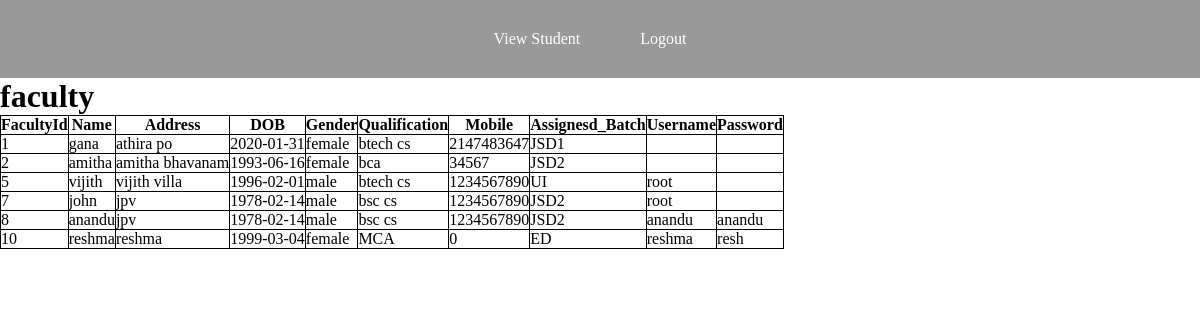
/viewfac.php, run on the app's committed database.
### tables this page shows
CREATE TABLE `faculty` (
  `factid` int(11) NOT NULL,
  `name` varchar(20) NOT NULL,
  `address` varchar(20) NOT NULL,
  `dob` date NOT NULL,
  `gender` varchar(20) NOT NULL,
  `qualification` varchar(10) NOT NULL,
  `mobile` int(11) NOT NULL,
  `assigned_batch` varchar(10) NOT NULL,
  `username` varchar(20) NOT NULL,
  `password` varchar(20) NOT NULL
);

### viewfac.php (the view, shortened to what this page needs)
<!DOCTYPE html>
<html>
<head>
<link rel="stylesheet" href="css/style4.css">
</head>
<body class="b">
<div class="menubar">
<ul>
<li><a href="view.php">View Student</a></li>
<li><a href="logout.php">Logout</a></li>
</ul>
</div>
<div>
            <h1>faculty</h1>
            <table>
                <thead>
                    <tr>
                        <th>FacultyId</th>
                        <th>Name</th>
                        <th>Address</th>
                        <th>DOB</th>
                        <th>Gender</th>
                        <th>Qualification</th>
                        <th>Mobile</th>
                        <th>Assignesd_Batch</th>
                        <th>Username </th>
                        <th>Password</th>
                    </tr>
                </thead>
                <tbody>
                    <?php
					require_once 'connection.php';
					$sql="select * from faculty";
					$result=mysqli_query($conn,$sql);
					while($row=mysqli_fetch_assoc($result))
					{
					?>
				<tr>
						<td><?php echo $row['factid'];?></td>
						<td><?php echo $row['name'];?></td>
						<td><?php echo $row['address'];?></td>
						<td><?php echo $row['dob'];?></td>
						<td><?php echo $row['gender'];?></td>
						<td><?php echo $row['qualification'];?></td>
						<td><?php echo $row['mobile'];?></td>
						<td><?php echo $row['assigned_batch'];?></td>
						<td><?php echo $row['username'];?></td>
						<td><?php echo $row['password'];?></td>
                    </tr>
				<?php
					}
					?>
                </tbody>
            </table>
        </div>
    </body>
</html>

### css/style4.css (style rules this page uses)
* { margin:0px; padding:0px; box-sizing:border-box; }
.b { background-image:url(../img/.jpg); background-size:cover; }
.menubar { background-color:rgba(0,0,0,0.4); text-align:center; }
.menubar ul { list-style-type:none; display:inline-flex; margin-right:20px; }
.menubar ul li { padding:20px; margin:10px; text-align:center; }
.menubar ul li a { text-decoration:none; color:white; }

### viewfac.php (style rules this page uses)
table,th,td { border:1px solid black;border-collapse:collapse }

### data on the page
faculty: factid "1", name "gana", address "athira po", dob "2020-01-31", gender "female", qualification "btech cs", mobile "2147483647", assigned_batch "JSD1"
faculty: factid "2", name "amitha", address "amitha bhavanam", dob "1993-06-16", gender "female", qualification "bca", mobile "34567", assigned_batch "JSD2"
faculty: factid "5", name "vijith", address "vijith villa", dob "1996-02-01", gender "male", qualification "btech cs", mobile "1234567890", assigned_batch "UI", username "root"
faculty: factid "7", name "john", address "jpv", dob "1978-02-14", gender "male", qualification "bsc cs", mobile "1234567890", assigned_batch "JSD2", username "root"
faculty: factid "8", name "anandu", address "jpv", dob "1978-02-14", gender "male", qualification "bsc cs", mobile "1234567890", assigned_batch "JSD2", username "anandu", password "anandu"
faculty: factid "10", name "reshma", address "reshma", dob "1999-03-04", gender "female", qualification "MCA", mobile "0", assigned_batch "ED", username "reshma", password "resh"
